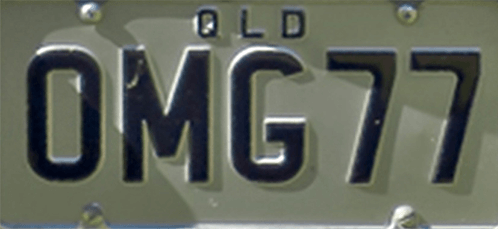
#> input picture imagens/placa.png, 498 x 229 px, found by its file name
$ python Binarizacao.py
#> lines starting #> are read from the running program, lines starting #| are printed output that depends on the picture; after the words box and inside, x2 and y2 are one past the last pixel; in counts of white or black regions, pixels touching at a corner belong together
import cv2

img = cv2.imread('./imagens/placa.png', 0)
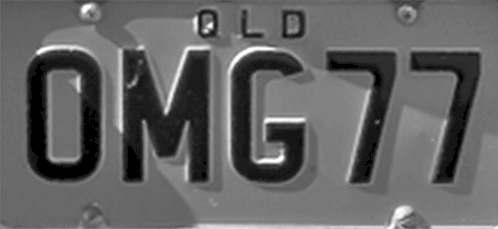
#> img: shape (229, 498); min 0, max 255, mean 99.2

#ret, imgProcessada = cv2.threshold(img, 127, 255, cv2.THRESH_BINARY)
#imagem, limiar(maior que 127 vira a cor depois da virgula), cor que vai virar, tipo de limiarização

ret, imgProcessada = cv2.threshold(img, 50, 255, cv2.THRESH_BINARY_INV)
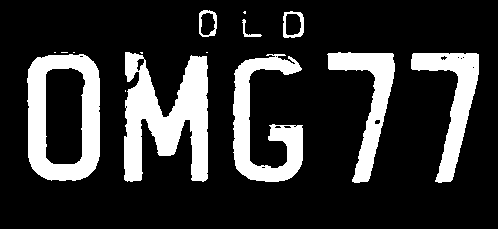
#> imgProcessada: shape (229, 498); 19.6% white; 15 white regions (7 under 20 px), largest, box (x1, y1, x2, y2) and area: (124, 52, 208, 182) 6478, (27, 54, 100, 181) 5152, (233, 54, 303, 182) 4044

#ret, imgProcessada = cv2.threshold(img, 0, 255, cv2.THRESH_OTSU)
#ret porque a função retorna dois valores
#OTSU é um método de limiarização automática

cv2.imshow('Original', img)
cv2.imshow('Processada', imgProcessada)

cv2.waitKey(0)
cv2.destroyAllWindows()

$ run again, with imagens/Noise_SP.png copied over imagens/placa.png
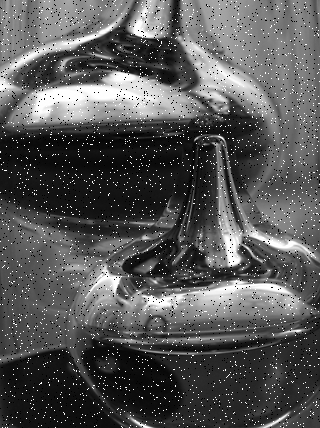
#> input picture imagens/Noise_SP.png, 320 x 428 px, found by its file name
#> img is the input picture: shape (428, 320); min 0, max 255, mean 86.8
#> `ret, imgProcessada = cv2.threshold(img, 50, 255, cv2.THRESH_BINARY_INV)`:
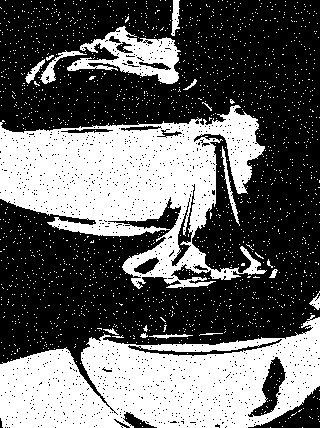
#> imgProcessada: shape (428, 320); 39.5% white; 1867 white regions (1850 under 20 px), largest, box (x1, y1, x2, y2) and area: (0, 105, 267, 289) 24462, (0, 315, 320, 428) 23246, (67, 26, 181, 84) 2792
